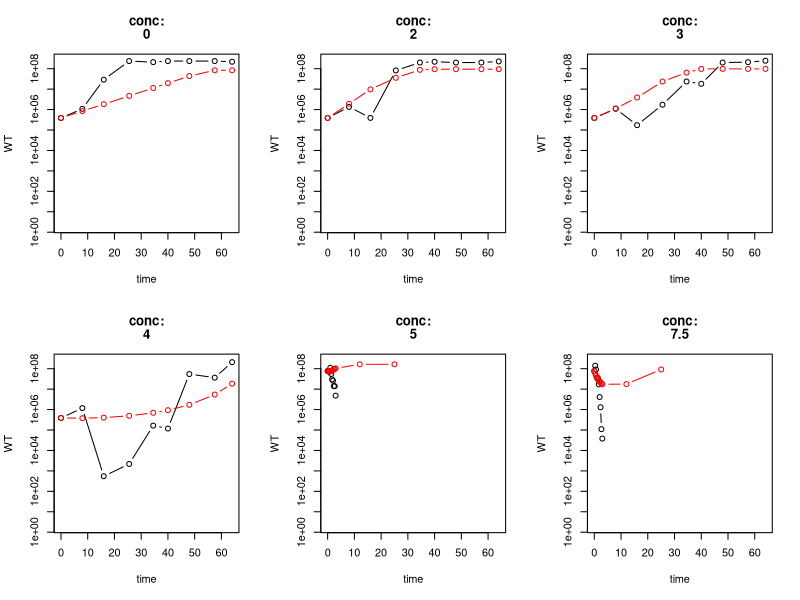
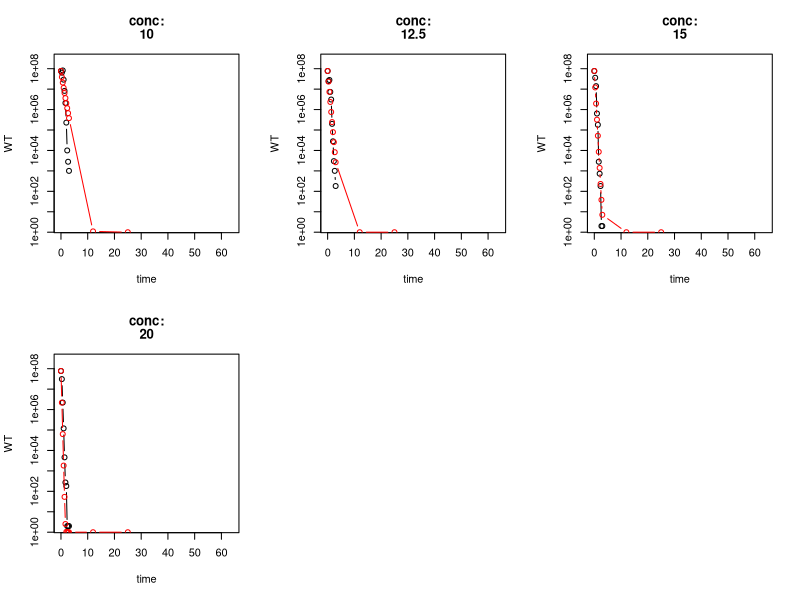
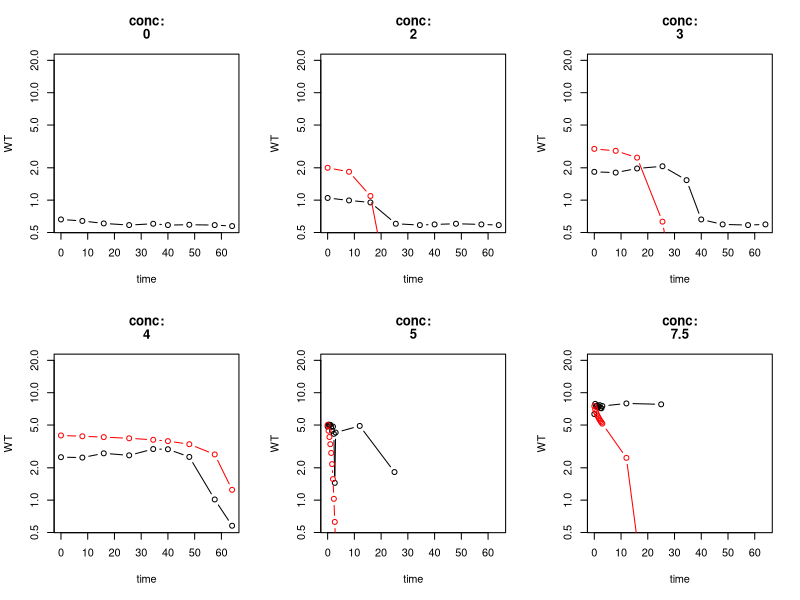
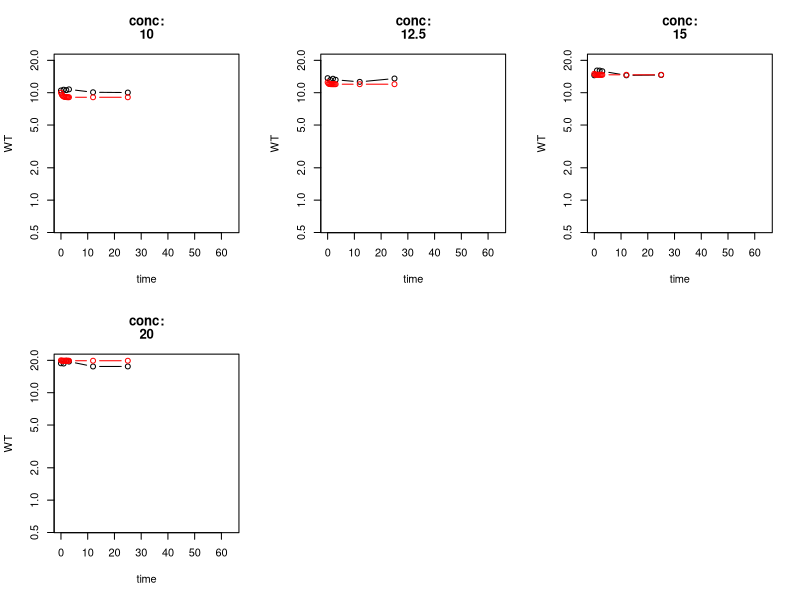

Generate these figures, in order, with R:
library(deSolve)
library(optimx)
library(ggplot2)
#save.image("linearfits.RData")
#load("linearfits.RData")
setwd("C:/Siavash/Codes/phenmod/plots_data")

growth_viability <- read.csv("formaldehyde_growth_experiments_Dec2015_CFUs_final_recalc160923.csv")
growth_nash <- read.csv("formaldehyde_growth_experiments_Dec2015_NashAssay.csv")
death_viability <- read.csv("killingcurve_8615_results_recalc_160923_CFUs_final_recalc160923.csv")
death_nash <- read.csv("RECOUNT_killingcurve_8615_alldata_final_nash_final_data2.csv")

tmp1 <- merge(growth_viability,growth_nash)
tmp1 <-tmp1[tmp1$substrate !="succinate",]
tmp1 <-tmp1[tmp1$strain !="CM3745",]
growth_total <- subset(tmp1, select = -c(substrate,strain))
mean_growth <- mean(growth_total[growth_total$time==0,]$cells)
#growth_total[growth_total$time == 0,]$cells <- mean_growth
growth_total$cells[growth_total$time == 0] <- mean_growth

tmp2 <- merge(death_viability,death_nash, all.x = TRUE, all.y = TRUE)
tmp2 <-tmp2[tmp2$strain !="CM3745",]
death_total <- subset(tmp2, select = -c(strain,NashA412,standard_curve))
mean_death <- mean(death_total[death_total$time==0,]$cells)
death_total$cells[death_total$time==0] <- mean_death
colnames(death_total)[5] <- "formaldehyde_mM"

combined <- rbind(growth_total,death_total)
form.dat3 <- combined
form.dat3 <- form.dat3[order(form.dat3$time),]
names(form.dat3) <- c("flask", "time", "conc", "cells", "nash")
form.dat3$nash <- as.numeric(form.dat3$nash)
#form.dat3$cells[form.dat3$cells == 0.0] <- 1
form.dat3$cells <- form.dat3$cells + 1
form.dat3[form.dat3$conc>4,]$time <- form.dat3[form.dat3$conc>4,]$time/60 

deltaefgA<-function(t,state,parms) {
  with(as.list(c(state,parms)), {
    #rate of change
    dfex = -theta*vv*(fex-fin)*n
    dm = - vv*n*(vmax*m/(km+m))
    dfin =  theta*(fex-fin) + (vmax*m/(km+m)) - (vmax*gamma)*(fin/(kf+fin)) 
    dn = r*n*(fin/(kf+fin)) - n*alpha*(fin^2) 
    #return the rate of change
    list(c(dfex,dm,dfin,dn))
  }) 
}

fixedparms <- c(
  r = 0.23,          # growth rate from Jannell data (1/h)
  theta = 9e+04,     # diffusion coefficient (1/h)
  km = 2e-02,        # km for MDH 
  kf = 0.04,          # km for Fin, I started with 0.5  
  vv = 2e-13,        # volume of the cell to the volume of the media 
  vmax = 9e+04
)

IHS <- function(x, theta){  # IHS transformation
  (1/theta)*asinh(theta * x)
}



################ make two different functions for the residual, one for WT and one for dEfgA
## first for delta EfgA
all.resids <- NULL
resid.fun.dEfgA <- function(parms){
  #### Need to solve the DEs for each strain and concentration
  for(theconc in unique(form.dat3$conc)){
    dat <- subset(form.dat3, conc==theconc & time < 1000 & cells > 0)
    times <- unique(dat$time)
    state <- c(fex = theconc, m = 15, fin = 0, n = dat[dat$time==0,]$cells)
    working.parms <- c(fixedparms, 
                       alpha = parms[1],
                       gamma = parms[2]           # half saturation for negative hill function for growth 
    )
    out <- as.data.frame(ode(y = state, times = times, func = deltaefgA, 
                             parms= working.parms, method="lsoda", rtol=10^-10, atol=10^-10))
    out <- zapsmall(out)
    #resid_cells <- sum(((out$n - dat$n)/dat$n)^2, na.rm=T)
    #resid_cells <- sum((out$n - dat$n)^2, na.rm=T)
    #resid_cells <- sum((log(out$n)-log(dat$n))^2, na.rm = T)
    resid_cells <- sum((IHS(out$n, 1) - IHS(dat$cells, 1))^2)
    #resid_nash <- sum(((out$fex - dat$nash)/dat$nash)^2, na.rm=T)
    resid <- resid_cells #+ resid_nash
    
    all.resids <- rbind(all.resids, resid) 
  }
  sum(all.resids) + 10^5*sum(parms[working.parms<0])^2
}

#### Need to find reasonable starting parameters..
guess.parms.dEfgA <- c(
  0.002213925,    
  1.47 
)
bestparms.dEfgA <- optimx(guess.parms.dEfgA, resid.fun.dEfgA, method="Nelder-Mead")

###########################################
#### check out the fits.
# solving ODEs now with the bestparms.dEfgA
parms.dEfgA <- c(
  r = 0.23,          # growth rate from Jannell data (1/h)
  vmax = 9e+04,
  theta = 9e+04,     # diffusion coefficient (1/h)
  km = 2e-02,        # km for MDH 
  kf = 0.04,          # km for Fin, I started with 0.5  
  vv = 2e-13,        # volume of the cell to the volume of the media 
  alpha = bestparms.dEfgA$p1,
  gamma = bestparms.dEfgA$p2
)

form.dat3$n.model <- NA
outies <- NULL
for(theconc in unique(form.dat3$conc)){
  dat <- subset(form.dat3, conc==theconc & time < 1000)
  times <- dat$time
  state <- c(fex = theconc, m = 15, fin = 0, n = dat[dat$time==0,]$cells)
  out <- as.data.frame(ode(y = state, times = times, func = deltaefgA, 
                           parms= parms.dEfgA, method="lsoda"))
  form.dat3[form.dat3$conc==theconc &  form.dat3$time < 1000,]$n.model <- out$n
  out$conc <- theconc
  outies <- rbind(outies, out)
}

# ploting 

par(mfrow=c(2,3))
for(theconc in unique(form.dat3$conc)){
  tmp <- subset(form.dat3, conc==theconc & time < 1000)
  plot(cells+1~time, form.dat3, subset= time < 250, xlab="time", ylab="WT", log="y", col="white")
  title(main = c("conc:",theconc))
  lines(cells+1~time, tmp, type="b")
  lines(n.model+1~time, tmp, type="b", col="red")
  par(ask=TRUE)
}

# fex 

form.dat3$fex.model <- NA
outies <- NULL
for(theconc in unique(form.dat3$conc)){
  dat <- subset(form.dat3, conc==theconc & time < 1000)
  times <- dat$time
  state <- c(fex = theconc, m = 15, fin = 0, n = dat[dat$time==0,]$cells)
  out <- as.data.frame(ode(y = state, times = times, func = deltaefgA, 
                           parms= parms.dEfgA, method="lsoda"))
  form.dat3[form.dat3$conc==theconc &  form.dat3$time < 1000,]$fex.model <- out$fex
  out$conc <- theconc
  outies <- rbind(outies, out)
}

# ploting 

par(mfrow=c(2,3))
for(theconc in unique(form.dat3$conc)){
  tmp <- subset(form.dat3, conc==theconc & time < 1000)
  plot(nash~time, form.dat3, subset= time < 250, xlab="time", ylab="WT", log="y", col="white")
  title(main = c("conc:",theconc))
  lines(nash~time, tmp, type="b")
  lines(fex.model~time, tmp, type="b", col="red")
  par(ask=TRUE)
}
form.dat3$n.model <- NA

outies <- NULL
for(theconc in unique(form.dat3$conc)){
  dat <- subset(form.dat3, conc==theconc & time < 1000)
  times <- seq(0, 180, 0.5)
  state <- c(fex = theconc, m = 15, fin = 0, n = 10^7)
  out <- as.data.frame(ode(y = state, times = times, func = deltaefgA, 
                           parms= parms.dEfgA, method="lsoda"))
  out$conc <- theconc
  outies <- rbind(outies, out)
}
